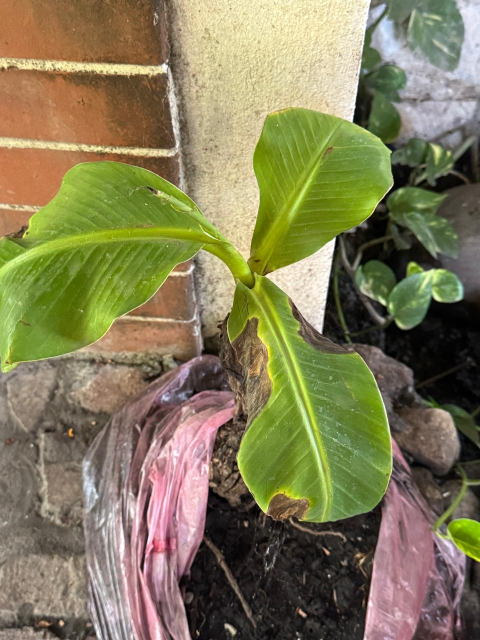
#> input picture agrovision-api/Planta mala.jpeg, 960 x 1280 px, found by its file name (shown at 1/2 size)
$ python test_preprocessing.py
#> lines starting #> are read from the running program, lines starting #| are printed output that depends on the picture; after the words box and inside, x2 and y2 are one past the last pixel; in counts of white or black regions, pixels touching at a corner belong together
### agrovision-api/app/services/preprocessing_service.py

import cv2
import numpy as np
from pathlib import Path


class PreprocessingService:

    def process_image(self, image_path: str):
        """
        Normaliza, filtra y segmenta una fotografía.
        Devuelve las imágenes intermedias y una máscara.
        """
#> called with image_path = 'planta mala.jpeg'

        image = cv2.imread(str(image_path))
#> image is the input picture: shape (1280, 960, 3); mean B, G, R 87.7, 124.3, 130.7

        if image is None:
            raise ValueError("No se pudo cargar la fotografía.")

        # 1. Normalización del tamaño
        resized = cv2.resize(
            image,
            (256, 256),
            interpolation=cv2.INTER_AREA
        )
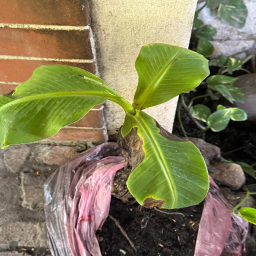
#> resized: shape (256, 256, 3); mean B, G, R 87.7, 124.3, 130.7

        # 2. Normalización de píxeles al intervalo [0, 1]
        normalized = resized.astype(np.float32) / 255.0

        # 3. Filtrado para reducir ruido
        filtered = cv2.GaussianBlur(
            resized,
            (5, 5),
            0
        )
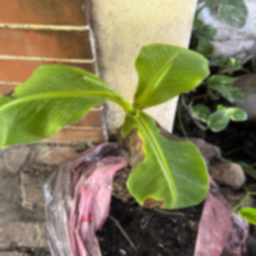
#> filtered: shape (256, 256, 3); mean B, G, R 87.7, 124.3, 130.7

        # 4. Conversión a espacio de color HSV
        hsv = cv2.cvtColor(
            filtered,
            cv2.COLOR_BGR2HSV
        )
#> hsv: shape (256, 256, 3); mean H, S, V 45.4, 92.2, 138.3

        # 5. Segmentación inicial de regiones verdes
        lower_green = np.array([25, 35, 35], dtype=np.uint8)
        upper_green = np.array([95, 255, 255], dtype=np.uint8)

        mask = cv2.inRange(
            hsv,
            lower_green,
            upper_green
        )
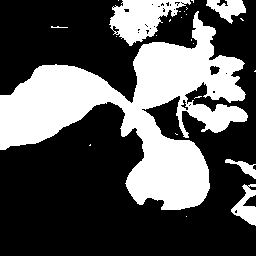
#> mask: shape (256, 256); 34.1% white; 24 white regions (18 under 20 px), largest, box (x1, y1, x2, y2) and area: (0, 11, 248, 210) 19028, (109, 0, 191, 46) 1987, (231, 184, 256, 226) 515, (206, 0, 246, 24) 509, (225, 159, 256, 179) 219, (51, 26, 68, 28) 21

        # 6. Limpieza de la máscara
        kernel = np.ones((5, 5), np.uint8)

        mask = cv2.morphologyEx(
            mask,
            cv2.MORPH_OPEN,
            kernel
        )
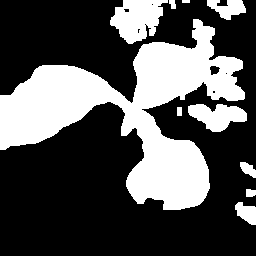
#> mask: shape (256, 256); 32.7% white; 10 white regions, largest, box (x1, y1, x2, y2) and area: (0, 19, 245, 210) 17619, (110, 0, 168, 44) 1652, (188, 104, 247, 132) 1051

        mask = cv2.morphologyEx(
            mask,
            cv2.MORPH_CLOSE,
            kernel
        )
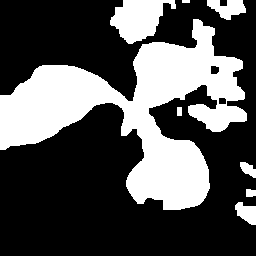
#> mask: shape (256, 256); 33.1% white; 8 white regions, largest, box (x1, y1, x2, y2) and area: (0, 19, 247, 210) 18809, (110, 0, 176, 44) 1763, (207, 0, 246, 20) 484

        # 7. Aplicar la máscara
        segmented = cv2.bitwise_and(
            filtered,
            filtered,
            mask=mask
        )
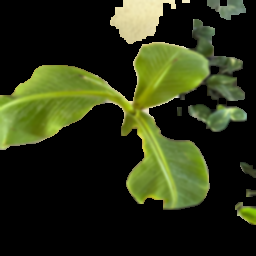
#> segmented: shape (256, 256, 3); mean B, G, R 21.5, 48.9, 42.2

        return {
            "original": image,
            "resized": resized,
            "normalized": normalized,
            "filtered": filtered,
            "mask": mask,
            "segmented": segmented
        }


preprocessing_service = PreprocessingService()

### agrovision-api/test_preprocessing.py

import cv2

from app.services.preprocessing_service import (
    preprocessing_service
)

# Coloca una fotografía de prueba en la raíz del proyecto
image_path = "planta mala.jpeg"

result = preprocessing_service.process_image(image_path)
#> result = 6 items

cv2.imwrite("resultado_normalizado.jpg", result["resized"])
cv2.imwrite("resultado_filtrado.jpg", result["filtered"])
cv2.imwrite("resultado_mascara.png", result["mask"])
cv2.imwrite("resultado_segmentado.jpg", result["segmented"])

print("Procesamiento completado correctamente.")
print("Dimensiones:", result["resized"].shape)
#| Dimensiones: (256, 256, 3)
print("Rango normalizado:",
      result["normalized"].min(),
      result["normalized"].max())
#| Rango normalizado: 0.0 1.0
